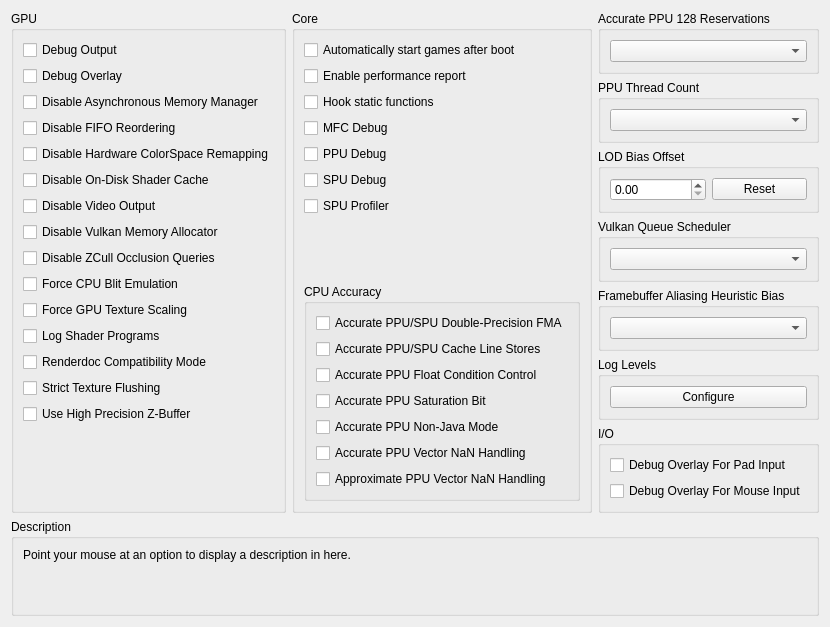
      <widget class="QWidget" name="debugTab">
       <attribute name="title">
        <string>Debug</string>
       </attribute>
       <layout class="QVBoxLayout" name="debugTab_layout" stretch="0,1,0">
        <item>
         <layout class="QHBoxLayout" name="debugTabLayout" stretch="1,1,1">
          <item>
           <widget class="QGroupBox" name="gb_debug_gpu">
            <property name="enabled">
             <bool>true</bool>
            </property>
            <property name="title">
             <string>GPU</string>
            </property>
            <property name="alignment">
             <set>Qt::AlignmentFlag::AlignLeading|Qt::AlignmentFlag::AlignLeft|Qt::AlignmentFlag::AlignTop</set>
            </property>
            <layout class="QVBoxLayout" name="gb_debug_gpu_layout">
             <item alignment="Qt::AlignmentFlag::AlignTop">
              <widget class="QCheckBox" name="debugOutput">
               <property name="text">
                <string>Debug Output</string>
               </property>
              </widget>
             </item>
             <item>
              <widget class="QCheckBox" name="debugOverlay">
               <property name="text">
                <string>Debug Overlay</string>
               </property>
              </widget>
             </item>
             <item>
              <widget class="QCheckBox" name="disableAsyncHostMM">
               <property name="text">
                <string>Disable Asynchronous Memory Manager</string>
               </property>
              </widget>
             </item>
             <item>
              <widget class="QCheckBox" name="disableFIFOReordering">
               <property name="text">
                <string>Disable FIFO Reordering</string>
               </property>
              </widget>
             </item>
             <item>
              <widget class="QCheckBox" name="disableHardwareTexelRemapping">
               <property name="text">
                <string>Disable Hardware ColorSpace Remapping</string>
               </property>
              </widget>
             </item>
             <item>
              <widget class="QCheckBox" name="disableOnDiskShaderCache">
               <property name="text">
                <string>Disable On-Disk Shader Cache</string>
               </property>
              </widget>
             </item>
             <item>
              <widget class="QCheckBox" name="disableVideoOutput">
               <property name="text">
                <string>Disable Video Output</string>
               </property>
              </widget>
             </item>
             <item>
              <widget class="QCheckBox" name="disableVulkanMemAllocator">
               <property name="text">
                <string>Disable Vulkan Memory Allocator</string>
               </property>
              </widget>
             </item>
             <item>
              <widget class="QCheckBox" name="disableHwOcclusionQueries">
               <property name="text">
                <string>Disable ZCull Occlusion Queries</string>
               </property>
              </widget>
             </item>
             <item>
              <widget class="QCheckBox" name="forceCpuBlitEmulation">
               <property name="text">
                <string>Force CPU Blit Emulation</string>
               </property>
              </widget>
             </item>
             <item>
              <widget class="QCheckBox" name="gpuTextureScaling">
               <property name="text">
                <string>Force GPU Texture Scaling</string>
               </property>
              </widget>
             </item>
             <item>
              <widget class="QCheckBox" name="logProg">
               <property name="text">
                <string>Log Shader Programs</string>
               </property>
              </widget>
             </item>
             <item alignment="Qt::AlignmentFlag::AlignTop">
              <widget class="QCheckBox" name="renderdocCompatibility">
               <property name="enabled">
                <bool>true</bool>
               </property>
               <property name="text">
                <string>Renderdoc Compatibility Mode</string>
               </property>
              </widget>
             </item>
             <item>
              <widget class="QCheckBox" name="strictTextureFlushing">
               <property name="text">
                <string>Strict Texture Flushing</string>
               </property>
              </widget>
             </item>
             <item alignment="Qt::AlignmentFlag::AlignTop">
              <widget class="QCheckBox" name="forceHighpZ">
               <property name="text">
                <string>Use High Precision Z-Buffer</string>
               </property>
              </widget>
             </item>
             <item>
              <spacer name="verticalSpacerDebugGPU">
               <property name="orientation">
                <enum>Qt::Orientation::Vertical</enum>
               </property>
               <property name="sizeType">
                <enum>QSizePolicy::Policy::MinimumExpanding</enum>
               </property>
               <property name="sizeHint" stdset="0">
                <size>
                 <width>0</width>
                 <height>0</height>
                </size>
               </property>
              </spacer>
             </item>
            </layout>
           </widget>
          </item>
          <item>
           <widget class="QGroupBox" name="gb_debug_core">
            <property name="title">
             <string>Core</string>
            </property>
            <layout class="QVBoxLayout" name="gb_debug_core_layout">
             <item>
              <widget class="QCheckBox" name="alwaysStart">
               <property name="text">
                <string>Automatically start games after boot</string>
               </property>
              </widget>
             </item>
             <item>
              <widget class="QCheckBox" name="perfReport">
               <property name="text">
                <string>Enable performance report</string>
               </property>
              </widget>
             </item>
             <item>
              <widget class="QCheckBox" name="hookStFunc">
               <property name="text">
                <string>Hook static functions</string>
               </property>
              </widget>
             </item>
             <item>
              <widget class="QCheckBox" name="mfcDebug">
               <property name="text">
                <string>MFC Debug</string>
               </property>
              </widget>
             </item>
             <item>
              <widget class="QCheckBox" name="ppuDebug">
               <property name="text">
                <string>PPU Debug</string>
               </property>
              </widget>
             </item>
             <item>
              <widget class="QCheckBox" name="spuDebug">
               <property name="text">
                <string>SPU Debug</string>
               </property>
              </widget>
             </item>
             <item>
              <widget class="QCheckBox" name="spuProfiler">
               <property name="text">
                <string>SPU Profiler</string>
               </property>
              </widget>
             </item>
             <item>
              <spacer name="verticalSpacerDebugCore">
               <property name="orientation">
                <enum>Qt::Orientation::Vertical</enum>
               </property>
               <property name="sizeType">
                <enum>QSizePolicy::Policy::MinimumExpanding</enum>
               </property>
               <property name="sizeHint" stdset="0">
                <size>
                 <width>0</width>
                 <height>0</height>
                </size>
               </property>
              </spacer>
             </item>
             <item>
              <widget class="QGroupBox" name="gb_debug_cpu">
               <property name="title">
                <string>CPU Accuracy</string>
               </property>
               <layout class="QVBoxLayout" name="gb_debug_cpu_layout">
                <item>
                 <widget class="QCheckBox" name="accurateDFMA">
                  <property name="text">
                   <string>Accurate PPU/SPU Double-Precision FMA</string>
                  </property>
                 </widget>
                </item>
                <item>
                 <widget class="QCheckBox" name="accurateClineStores">
                  <property name="text">
                   <string>Accurate PPU/SPU Cache Line Stores</string>
                  </property>
                 </widget>
                </item>
                <item>
                 <widget class="QCheckBox" name="accuratePPUFPCC">
                  <property name="text">
                   <string>Accurate PPU Float Condition Control</string>
                  </property>
                 </widget>
                </item>
                <item>
                 <widget class="QCheckBox" name="accuratePPUSAT">
                  <property name="text">
                   <string>Accurate PPU Saturation Bit</string>
                  </property>
                 </widget>
                </item>
                <item>
                 <widget class="QCheckBox" name="accuratePPUNJ">
                  <property name="text">
                   <string>Accurate PPU Non-Java Mode</string>
                  </property>
                 </widget>
                </item>
                <item>
                 <widget class="QCheckBox" name="accuratePPUVNAN">
                  <property name="text">
                   <string>Accurate PPU Vector NaN Handling</string>
                  </property>
                 </widget>
                </item>
                <item>
                 <widget class="QCheckBox" name="PPUVNANfixup">
                  <property name="text">
                   <string>Approximate PPU Vector NaN Handling</string>
                  </property>
                 </widget>
                </item>
                <item>
                 <spacer name="verticalSpacerDebugCpu">
                  <property name="orientation">
                   <enum>Qt::Orientation::Vertical</enum>
                  </property>
                  <property name="sizeType">
                   <enum>QSizePolicy::Policy::MinimumExpanding</enum>
                  </property>
                  <property name="sizeHint" stdset="0">
                   <size>
                    <width>0</width>
                    <height>0</height>
                   </size>
                  </property>
                 </spacer>
                </item>
               </layout>
              </widget>
             </item>
            </layout>
           </widget>
          </item>
          <item>
           <widget class="QWidget" name="debug_more_stuff" native="true">
            <layout class="QVBoxLayout" name="debug_more_stuff_layout" stretch="0,0,0,0,0,0,1">
             <property name="leftMargin">
              <number>0</number>
             </property>
             <property name="topMargin">
              <number>0</number>
             </property>
             <property name="rightMargin">
              <number>0</number>
             </property>
             <property name="bottomMargin">
              <number>0</number>
             </property>
             <item>
              <widget class="QGroupBox" name="gb_accurate_ppu_128">
               <property name="title">
                <string>Accurate PPU 128 Reservations</string>
               </property>
               <layout class="QVBoxLayout" name="gb_accurate_ppu_128_layout">
                <item>
                 <widget class="QComboBox" name="combo_accurate_ppu_128"/>
                </item>
               </layout>
              </widget>
             </item>
             <item>
              <widget class="QGroupBox" name="gb_num_ppu_threads">
               <property name="title">
                <string>PPU Thread Count</string>
               </property>
               <layout class="QVBoxLayout" name="vbl_num_ppu_threads">
                <item>
                 <widget class="QComboBox" name="combo_num_ppu_threads"/>
                </item>
               </layout>
              </widget>
             </item>
             <item>
              <widget class="QGroupBox" name="gb_Level_of_Detail">
               <property name="title">
                <string>LOD Bias Offset</string>
               </property>
               <layout class="QVBoxLayout" name="gb_Level_of_Detail_Layout">
                <item>
                 <layout class="QHBoxLayout" name="TextureLODBiasLayout">
                  <item>
                   <widget class="QDoubleSpinBox" name="TextureLODBias"/>
                  </item>
                  <item>
                   <widget class="QPushButton" name="TextureLODBiasReset">
                    <property name="text">
                     <string>Reset</string>
                    </property>
                   </widget>
                  </item>
                 </layout>
                </item>
               </layout>
              </widget>
             </item>
             <item>
              <widget class="QGroupBox" name="gb_vulkansched">
               <property name="sizePolicy">
                <sizepolicy hsizetype="Preferred" vsizetype="Minimum">
                 <horstretch>0</horstretch>
                 <verstretch>0</verstretch>
                </sizepolicy>
               </property>
               <property name="title">
                <string>Vulkan Queue Scheduler</string>
               </property>
               <layout class="QVBoxLayout" name="gb_vksched_layout">
                <item>
                 <widget class="QComboBox" name="vulkansched"/>
                </item>
               </layout>
              </widget>
             </item>
             <item>
              <widget class="QGroupBox" name="gb_fbAliasingBias">
               <property name="title">
                <string>Framebuffer Aliasing Heuristic Bias</string>
               </property>
               <layout class="QVBoxLayout" name="gb_fbAliasingBias_layout">
                <item>
                 <widget class="QComboBox" name="fbAliasingBias"/>
                </item>
               </layout>
              </widget>
             </item>
             <item>
              <widget class="QGroupBox" name="gb_log_levels">
               <property name="title">
                <string>Log Levels</string>
               </property>
               <layout class="QVBoxLayout" name="gb_log_levels_layout">
                <item>
                 <widget class="QPushButton" name="pb_log_levels">
                  <property name="text">
                   <string>Configure</string>
                  </property>
                 </widget>
                </item>
               </layout>
              </widget>
             </item>
             <item>
              <widget class="QGroupBox" name="gb_debug_io">
               <property name="title">
                <string>I/O</string>
               </property>
               <layout class="QVBoxLayout" name="gb_debug_io_layout">
                <item>
                 <widget class="QCheckBox" name="debugOverlayIO">
                  <property name="text">
                   <string>Debug Overlay For Pad Input</string>
                  </property>
                 </widget>
                </item>
                <item>
                 <widget class="QCheckBox" name="debugOverlayMouse">
                  <property name="text">
                   <string>Debug Overlay For Mouse Input</string>
                  </property>
                 </widget>
                </item>
                <item>
                 <spacer name="verticalSpacer">
                  <property name="orientation">
                   <enum>Qt::Orientation::Vertical</enum>
                  </property>
                  <property name="sizeType">
                   <enum>QSizePolicy::Policy::MinimumExpanding</enum>
                  </property>
                  <property name="sizeHint" stdset="0">
                   <size>
                    <width>0</width>
                    <height>0</height>
                   </size>
                  </property>
                 </spacer>
                </item>
               </layout>
              </widget>
             </item>
             <item>
              <spacer name="verticalSpacerDebugMore">
               <property name="orientation">
                <enum>Qt::Orientation::Vertical</enum>
               </property>
               <property name="sizeType">
                <enum>QSizePolicy::Policy::MinimumExpanding</enum>
               </property>
               <property name="sizeHint" stdset="0">
                <size>
                 <width>0</width>
                 <height>0</height>
                </size>
               </property>
              </spacer>
             </item>
            </layout>
           </widget>
          </item>
         </layout>
        </item>
        <item>
         <spacer name="debugTabSpacer">
          <property name="orientation">
           <enum>Qt::Orientation::Vertical</enum>
          </property>
          <property name="sizeType">
           <enum>QSizePolicy::Policy::MinimumExpanding</enum>
          </property>
          <property name="sizeHint" stdset="0">
           <size>
            <width>0</width>
            <height>0</height>
           </size>
          </property>
         </spacer>
        </item>
        <item>
         <widget class="QGroupBox" name="gb_description_debug">
          <property name="title">
           <string>Description</string>
          </property>
          <layout class="QVBoxLayout" name="gb_description_debug_layout">
           <item>
            <widget class="QLabel" name="description_debug">
             <property name="text">
              <string>Point your mouse at an option to display a description in here.


</string>
             </property>
             <property name="textFormat">
              <enum>Qt::TextFormat::PlainText</enum>
             </property>
             <property name="alignment">
              <set>Qt::AlignmentFlag::AlignLeading|Qt::AlignmentFlag::AlignLeft|Qt::AlignmentFlag::AlignTop</set>
             </property>
             <property name="wordWrap">
              <bool>true</bool>
             </property>
            </widget>
           </item>
          </layout>
         </widget>
        </item>
       </layout>
      </widget>
